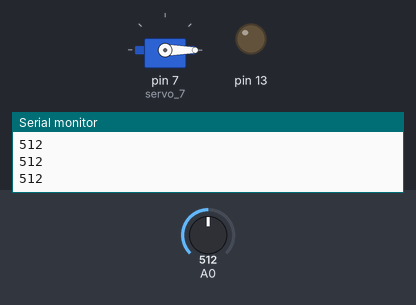
Recording of a sketch running on a simulated Arduino Uno, built with avr-gcc and run on an emulated ATmega328P. Parts: servo, output pins drawn as LEDs (lit = HIGH), the last lines printed to the serial monitor. The test bench sets the inputs (shaded band); at power-on: A0 = 512.

Above: at 1.2 s.
1.3 s: A0 set to 315
2.8 s: A0 set to 286
At 4.0 s:
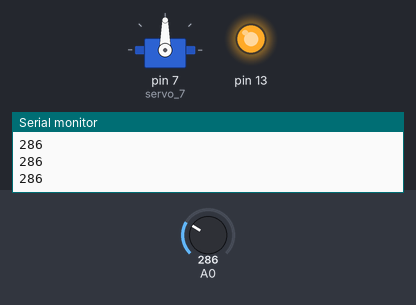
4.3 s: A0 set to 306
At 5.3 s:
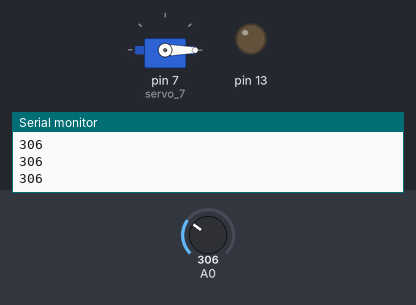
5.8 s: A0 set to 290
At 6.6 s:
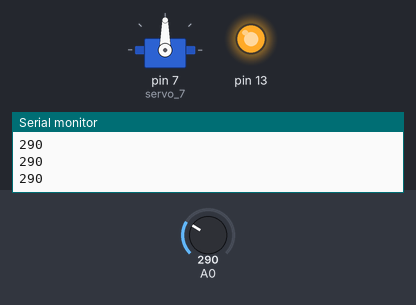
Timing chart, 0 to 8.3 s (numbered marks = the images above; inputs shaded):
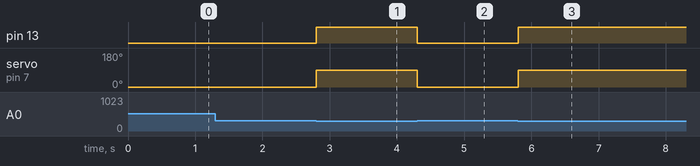

The sketch:

Automatic_Watering_system.ino
```cpp
// C++ code
//
#include <Servo.h>

int soil = 0;

Servo servo_7;

void setup()
{
  pinMode(A0, INPUT);
  Serial.begin(9600);
  servo_7.attach(7, 500, 2500);
  pinMode(13, OUTPUT);
}

void loop()
{
  soil = analogRead(A0);
  Serial.println(soil);
  if (soil < 300) {
    servo_7.write(90);
    digitalWrite(13, HIGH);
  } else {
    if (soil < 600) {
      servo_7.write(0);
      digitalWrite(13, LOW);
    }
  }
  delay(10); // Delay a little bit to improve simulation performance
}
```

Measured:
- the behaviour switches between 300 and 299 on A0 (found by bisection; images 0 and 1)
- after the input at 2.8 s, pin 13: LOW → HIGH at once; servo on pin 7 (servo_7): 0° → 90° at once
- after the input at 4.3 s, pin 13: HIGH → LOW at once; servo on pin 7 (servo_7): 90° → 0° at once
- after the input at 5.8 s, pin 13: LOW → HIGH at once; servo on pin 7 (servo_7): 0° → 90° at once
